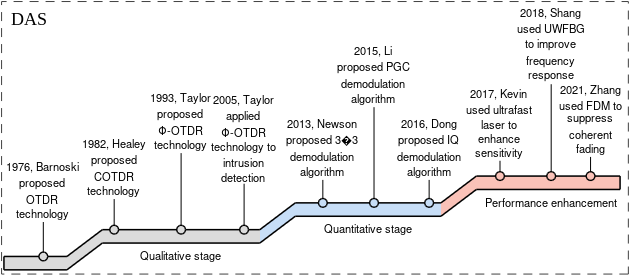
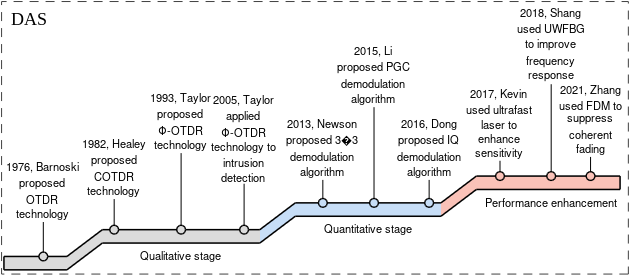

Write the MATLAB code that produced these figures, in order.
function fig_das_timeline
%FIG_DAS_TIMELINE  DAS development as a staircase, adapted from Shang et al., Sensors 2022, Fig. 1.
%  16 x 7 cm. Exports background/figures/das_timeline.{pdf,png}.
%  A double-line "road" climbs three steps (qualitative, quantitative, performance
%  enhancement). Every event is an open circle on the upper line with a vertical stem
%  to a label centred directly above it; stem heights are staggered inside each step.

outdir = fullfile(fileparts(mfilename('fullpath')),'..','figures');
if ~exist(outdir,'dir'), mkdir(outdir); end

fnt = 'Helvetica';  fsz = 8;
fig = figure('Units','centimeters','Position',[2 2 16 7],'Color','w','MenuBar','none', ...
    'PaperUnits','centimeters','PaperSize',[16 7],'PaperPosition',[0 0 16 7]);
ax = axes('Parent',fig,'Units','normalized','Position',[0 0 1 1]);
hold(ax,'on'); axis(ax,'off'); xlim(ax,[0 160]); ylim(ax,[0 72]);

%% The road: upper line and a parallel lower line
S0 = 5;  S1 = 12;  S2 = 19;  S3 = 26;                 % height of each step
up = [  1 S0;  17 S0;  26 S1;  66 S1;  75 S2; 112 S2; 121 S3; 157.5 S3 ];
gap = 3.5;
lw = 1.1;
gray = [0.86 0.86 0.86];  blue = [0.78 0.87 0.97];  coral = [0.98 0.76 0.72];   % palette of the system diagram
% shade each stage's part of the road in its colour (ramps take the colour of the step they climb to)
seg = { 1 66 gray; 66 112 blue; 112 157.5 coral };
for k = 1:size(seg,1)
    xx = linspace(seg{k,1}, seg{k,2}, 200);
    yu = interp1(up(:,1), up(:,2), xx);
    patch(ax,[xx fliplr(xx)],[yu fliplr(yu-gap)],seg{k,3},'EdgeColor','none');
end
plot(ax, up(:,1), up(:,2),       '-k','LineWidth',lw);
plot(ax, up(:,1), up(:,2)-gap,   '-k','LineWidth',lw);
plot(ax, [1 1],[S0-gap S0],'-k','LineWidth',lw);                     % close the left end
plot(ax, [157.5 157.5],[S3-gap S3],'-k','LineWidth',lw);

%% Frame with "DAS" and the stage names
rectangle(ax,'Position',[0.4 0.4 159.2 71.2],'LineStyle','--','EdgeColor',[0.25 0.25 0.25],'LineWidth',0.6);
text(ax,3,69,'DAS','FontName','Times New Roman','FontSize',13,'VerticalAlignment','top');
text(ax,46, S1-gap-3.2,'Qualitative stage',      'FontName',fnt,'FontSize',fsz,'HorizontalAlignment','center');
text(ax,93.5,S2-gap-3.2,'Quantitative stage',    'FontName',fnt,'FontSize',fsz,'HorizontalAlignment','center');
text(ax,140,S3-gap-3.2,'Performance enhancement','FontName',fnt,'FontSize',fsz,'HorizontalAlignment','center');

%% Events: x, step height, stem top (= label bottom), label lines
times = char(215);
ev = { 11   S0 14 {'1976, Barnoski','proposed','OTDR','technology'}
       29   S1 20 {'1982, Healey','proposed','COTDR','technology'}
       46   S1 32 {'1993, Taylor','proposed','\Phi-OTDR','technology'}
       62   S1 24 {'2005, Taylor','applied','\Phi-OTDR','technology to','intrusion','detection'}
       82   S2 25 {'2013, Newson',['proposed 3' times '3'],'demodulation','algorithm'}
       95   S2 44 {'2015, Li','proposed PGC','demodulation','algorithm'}
       109  S2 25 {'2016, Dong','proposed IQ','demodulation','algorithm'}
       127  S3 30 {'2017, Kevin','used ultrafast','laser to','enhance','sensitivity'}
       140  S3 50 {'2018, Shang','used UWFBG','to improve','frequency','response'}
       150   S3 31 {'2021, Zhang','used FDM to','suppress','coherent','fading'} };
for i = 1:size(ev,1)
    x = ev{i,1}; y0 = ev{i,2}; y1 = ev{i,3};
    plot(ax,[x x],[y0 y1],'-k','LineWidth',0.7);
    plot(ax,x,y0,'o','MarkerSize',6.5,'MarkerFaceColor',stageColor(x,gray,blue,coral),'MarkerEdgeColor','k','LineWidth',1);
    text(ax,x,y1+0.6,ev{i,4},'FontName',fnt,'FontSize',fsz,'Interpreter','tex', ...
        'HorizontalAlignment','center','VerticalAlignment','bottom');
end

print(fig,'-dpdf','-painters',fullfile(outdir,'das_timeline.pdf'));
print(fig,'-dpng','-r300',fullfile(outdir,'das_timeline.png'));
fprintf('Saved das_timeline.pdf / .png in %s\n', outdir);
end

function c = stageColor(x, gray, blue, coral)
if x < 70, c = gray; elseif x < 116, c = blue; else, c = coral; end
end
